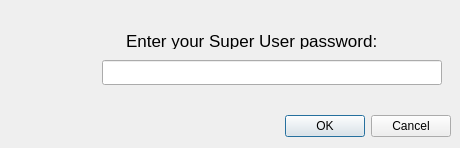
<?xml version="1.0" encoding="UTF-8"?>
<ui version="4.0">
 <class>SUDialog</class>
 <widget class="QDialog" name="SUDialog">
  <property name="geometry">
   <rect>
    <x>0</x>
    <y>0</y>
    <width>460</width>
    <height>148</height>
   </rect>
  </property>
  <property name="windowTitle">
   <string>SU Password</string>
  </property>
  <property name="windowIcon">
   <iconset resource="../res/ubuntuinstaller.qrc">
    <normaloff>:/icons/lock.png</normaloff>:/icons/lock.png</iconset>
  </property>
  <widget class="QDialogButtonBox" name="buttonBox">
   <property name="geometry">
    <rect>
     <x>110</x>
     <y>110</y>
     <width>341</width>
     <height>32</height>
    </rect>
   </property>
   <property name="orientation">
    <enum>Qt::Horizontal</enum>
   </property>
   <property name="standardButtons">
    <set>QDialogButtonBox::Cancel|QDialogButtonBox::Ok</set>
   </property>
  </widget>
  <widget class="QLineEdit" name="textBox">
   <property name="geometry">
    <rect>
     <x>102</x>
     <y>60</y>
     <width>340</width>
     <height>25</height>
    </rect>
   </property>
  </widget>
  <widget class="QGraphicsView" name="pictureBox">
   <property name="geometry">
    <rect>
     <x>13</x>
     <y>34</y>
     <width>78</width>
     <height>78</height>
    </rect>
   </property>
   <property name="styleSheet">
    <string notr="true">background-color: rgba(0, 0, 0, 0);</string>
   </property>
  </widget>
  <widget class="QLabel" name="labelPass">
   <property name="geometry">
    <rect>
     <x>126</x>
     <y>32</y>
     <width>274</width>
     <height>17</height>
    </rect>
   </property>
   <property name="font">
    <font>
     <pointsize>13</pointsize>
    </font>
   </property>
   <property name="text">
    <string>Enter your Super User password:</string>
   </property>
  </widget>
 </widget>
 <resources>
  <include location="../res/ubuntuinstaller.qrc"/>
 </resources>
 <connections>
  <connection>
   <sender>buttonBox</sender>
   <signal>accepted()</signal>
   <receiver>SUDialog</receiver>
   <slot>accept()</slot>
   <hints>
    <hint type="sourcelabel">
     <x>248</x>
     <y>254</y>
    </hint>
    <hint type="destinationlabel">
     <x>157</x>
     <y>274</y>
    </hint>
   </hints>
  </connection>
  <connection>
   <sender>buttonBox</sender>
   <signal>rejected()</signal>
   <receiver>SUDialog</receiver>
   <slot>reject()</slot>
   <hints>
    <hint type="sourcelabel">
     <x>316</x>
     <y>260</y>
    </hint>
    <hint type="destinationlabel">
     <x>286</x>
     <y>274</y>
    </hint>
   </hints>
  </connection>
 </connections>
</ui>
